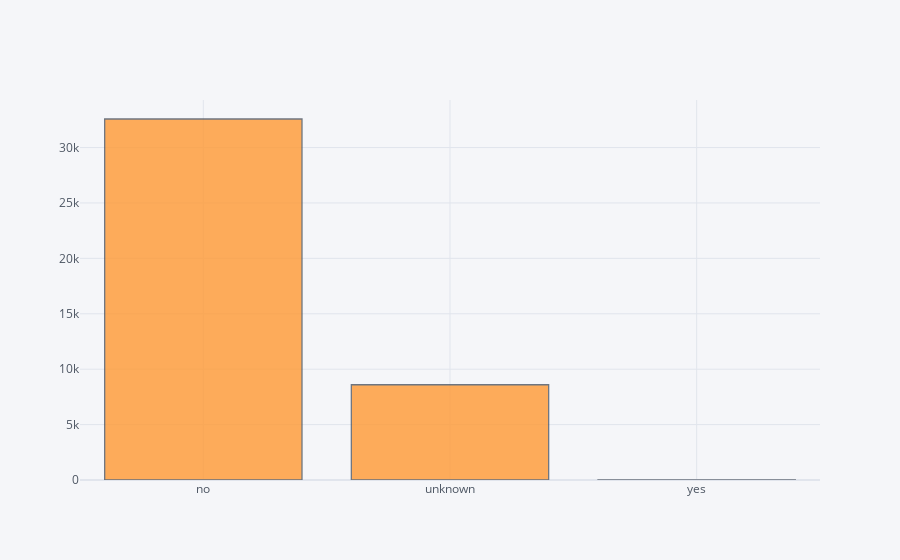

This figure's notebook cell:
### Code cell
#default: has credit in default? (categorical: 'no','yes','unknown')
bank['default'].iplot(kind='hist',bins=25)

### Figure 1 — Plotly figure (JSON) as saved in the notebook; plotly's stock layout.template omitted (floating-point values rounded to 4 significant figures; data arrays with more than 128 entries replaced by an {"elided": "..."} marker saying what was removed)
{"data": [{"histfunc": "count", "histnorm": "", "marker": {"color": "rgba(255, 153, 51, 1.0)", "line": {"color": "#4D5663", "width": 1.3}}, "name": "default", "nbinsx": 25, "opacity": 0.8, "orientation": "v", "type": "histogram", "x": {"elided": "41176 str values"}}], "layout": {"barmode": "overlay", "legend": {"bgcolor": "#F5F6F9", "font": {"color": "#4D5663"}}, "paper_bgcolor": "#F5F6F9", "plot_bgcolor": "#F5F6F9", "title": {"font": {"color": "#4D5663"}}, "xaxis": {"gridcolor": "#E1E5ED", "showgrid": true, "tickfont": {"color": "#4D5663"}, "title": {"font": {"color": "#4D5663"}, "text": ""}, "zerolinecolor": "#E1E5ED"}, "yaxis": {"gridcolor": "#E1E5ED", "showgrid": true, "tickfont": {"color": "#4D5663"}, "title": {"font": {"color": "#4D5663"}, "text": ""}, "zerolinecolor": "#E1E5ED"}}}
